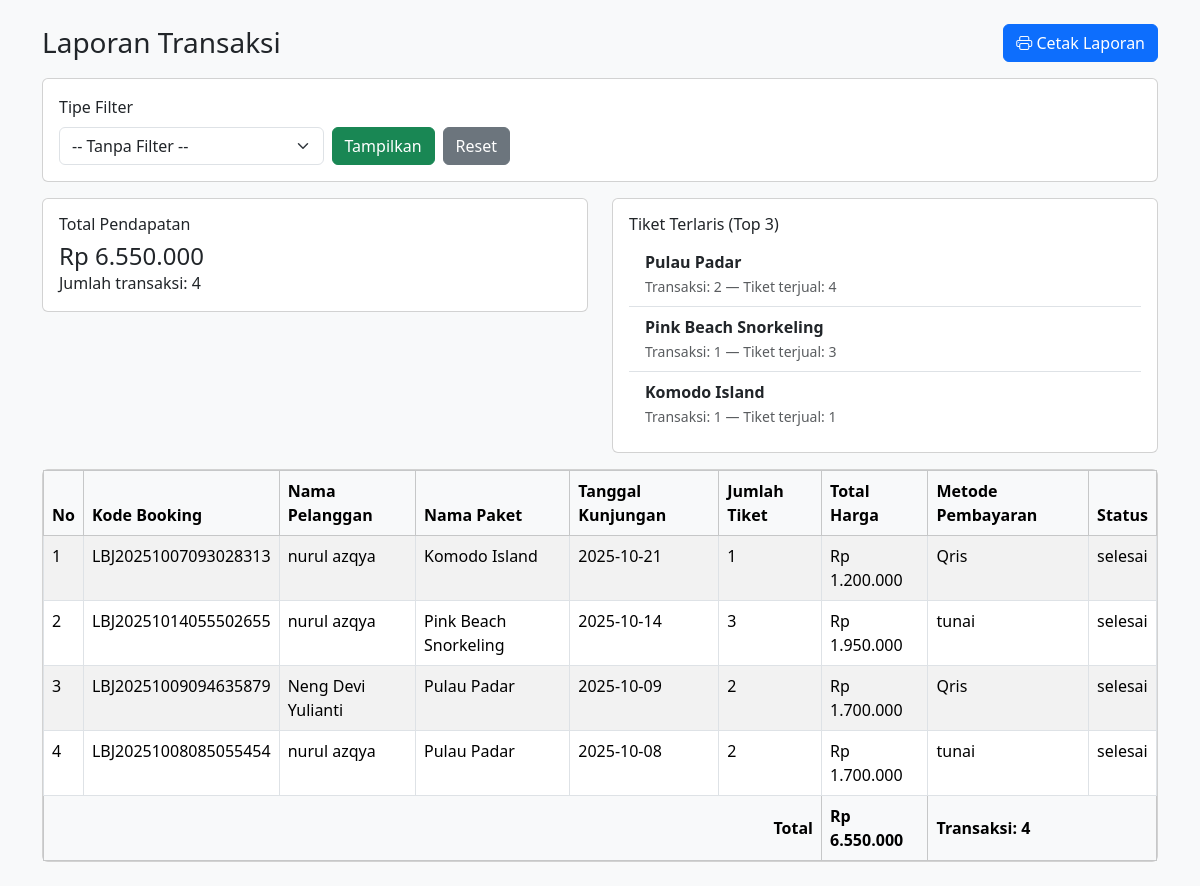
The page /admin/halaman/laporan.php (signed in) on the database as committed earlier.
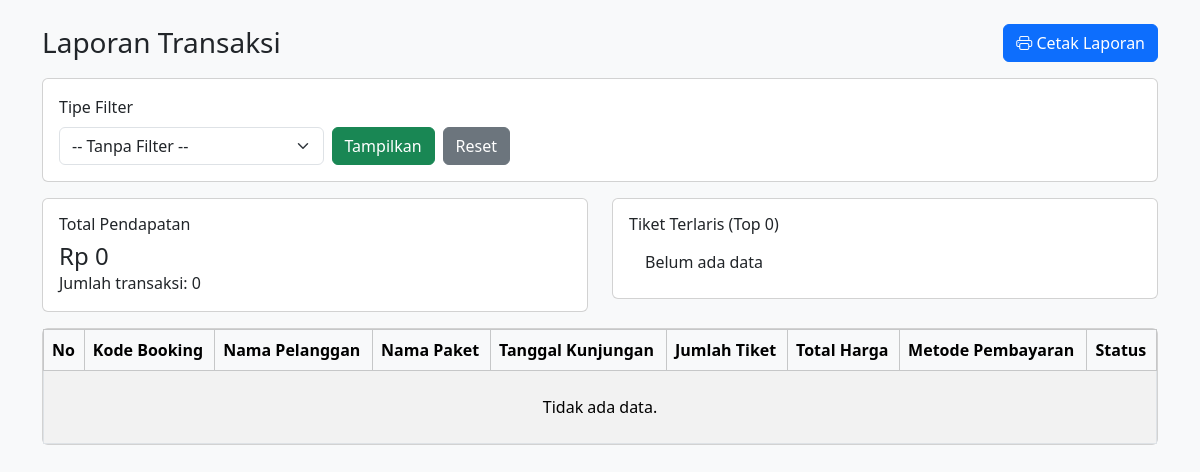
The same page on the database as committed later.
### tables this page shows
CREATE TABLE `pemesanan` (
  `id` int NOT NULL,
  `kode_booking` varchar(50) NOT NULL,
  `user_id` int NOT NULL,
  `tiket_id` int NOT NULL,
  `tanggal_kunjungan` date NOT NULL,
  `jumlah_tiket` int NOT NULL,
  `total_harga` decimal(10,2) NOT NULL,
  `status` enum('pending','dibayar','selesai','batal') DEFAULT 'pending',
  `metode_pembayaran` varchar(20) NOT NULL DEFAULT 'offline',
  `jenis` varchar(20) NOT NULL DEFAULT 'booking',
  `batas_waktu` datetime DEFAULT NULL,
  `created_at` timestamp NULL DEFAULT CURRENT_TIMESTAMP,
  `updated_at` timestamp NULL DEFAULT CURRENT_TIMESTAMP ON UPDATE CURRENT_TIMESTAMP
);

CREATE TABLE `users` (
  `id` int NOT NULL,
  `username` varchar(50) NOT NULL,
  `password` varchar(255) NOT NULL,
  `email` varchar(100) NOT NULL,
  `nama_lengkap` varchar(100) NOT NULL,
  `no_hp` varchar(15) NOT NULL,
  `profile_photo` varchar(255) DEFAULT NULL,
  `role` enum('admin','user') NOT NULL DEFAULT 'user',
  `created_at` timestamp NULL DEFAULT CURRENT_TIMESTAMP
);

CREATE TABLE `tiket` (
  `id` int NOT NULL,
  `nama_paket` varchar(100) NOT NULL,
  `deskripsi` text NOT NULL,
  `harga` decimal(10,2) NOT NULL,
  `durasi` varchar(50) NOT NULL,
  `kategori_id` int DEFAULT NULL,
  `gambar` varchar(255) NOT NULL,
  `stok` int DEFAULT '0',
  `status` enum('aktif','nonaktif') DEFAULT 'aktif',
  `fasilitas` text,
  `itinerary` text,
  `syarat` text,
  `created_at` timestamp NULL DEFAULT CURRENT_TIMESTAMP,
  `updated_at` timestamp NULL DEFAULT CURRENT_TIMESTAMP ON UPDATE CURRENT_TIMESTAMP,
  `stok_default` int NOT NULL DEFAULT '0',
  `lokasi` varchar(100) DEFAULT 'Labuan Bajo'
);

### admin/halaman/laporan.php (the view, shortened to what the changed rows need)
<?php
include '../../database/konek.php';
function rupiah($n) {
    return 'Rp ' . number_format($n, 0, ',', '.');
}
$where = "p.status = 'selesai'";
$sql = "SELECT p.*, u.nama_lengkap, t.nama_paket
        FROM pemesanan p
        LEFT JOIN users u ON p.user_id = u.id
        LEFT JOIN tiket t ON p.tiket_id = t.id
        WHERE $where
        ORDER BY p.tanggal_kunjungan DESC, p.created_at DESC";
$res = mysqli_query($konek, $sql);
$total_pendapatan = 0;
$total_transaksi = 0;
$rows = [];
if ($res) {
    while ($r = mysqli_fetch_assoc($res)) {
        $rows[] = $r;
        $total_pendapatan += (float)$r['total_harga'];
        $total_transaksi++;
    }
}
$sql_top = "SELECT p.tiket_id, t.nama_paket, SUM(p.jumlah_tiket) AS total_terjual, COUNT(*) AS transaksi
            FROM pemesanan p
            LEFT JOIN tiket t ON p.tiket_id = t.id
            WHERE p.status = 'selesai'
            GROUP BY p.tiket_id
            ORDER BY total_terjual DESC
            LIMIT 5";
$res_top = mysqli_query($konek, $sql_top);
$top_list = [];
if ($res_top) {
    while ($r = mysqli_fetch_assoc($res_top)) {
        $top_list[] = $r;
    }
}
include '../../includes/boot.php';
?>
<!doctype html>
<html lang="id">
<head>
</head>
<body class="bg-light">
<div class="container my-4">
    <div class="row mb-3">
        <div class="col-md-6">
            <div class="card">
                <div class="card-body">
                    <h6>Total Pendapatan</h6>
                    <h4 class="mb-0"><?= rupiah($total_pendapatan) ?></h4>
                    <p class="small-muted mb-0">Jumlah transaksi: <?= $total_transaksi ?></p>
                </div>
            </div>
        </div>
        <div class="col-md-6">
            <div class="card">
                <div class="card-body">
                    <h6>Tiket Terlaris (Top <?= count($top_list) ?>)</h6>
                    <ul class="list-group list-group-flush">
                        <?php if (count($top_list) === 0): ?>
                            <li class="list-group-item">Belum ada data</li>
                        <?php else: ?>
                            <?php foreach ($top_list as $t): ?>
                                <li class="list-group-item d-flex justify-content-between align-items-center">
                                    <div>
                                        <strong><?= htmlspecialchars($t['nama_paket'] ?: '—') ?></strong><br>
                                        <small class="text-muted">Transaksi: <?= $t['transaksi'] ?> — Tiket terjual: <?= $t['total_terjual'] ?></small>
                                    </div>
                                </li>
                            <?php endforeach; ?>
                        <?php endif; ?>
                    </ul>
                </div>
            </div>
        </div>
    </div>
    <div class="card mb-4">
        <div class="card-body p-0">
            <div class="table-responsive">
                <table class="table table-striped table-bordered mb-0">
                    <thead class="table-light">
                        <tr>
                            <th>No</th>
                            <th>Kode Booking</th>
                            <th>Nama Pelanggan</th>
                            <th>Nama Paket</th>
                            <th>Tanggal Kunjungan</th>
                            <th>Jumlah Tiket</th>
                            <th>Total Harga</th>
                            <th>Metode Pembayaran</th>
                            <th>Status</th>
                        </tr>
                    </thead>
                    <tbody>
                        <?php if (count($rows) === 0): ?>
                            <tr><td colspan="9" class="text-center py-4">Tidak ada data.</td></tr>
                        <?php else: ?>
                            <?php $no=1; foreach ($rows as $r): ?>
                                <tr>
                                    <td><?= $no++ ?></td>
                                    <td><?= htmlspecialchars($r['kode_booking']) ?></td>
                                    <td><?= htmlspecialchars($r['nama_lengkap'] ?: '-') ?></td>
                                    <td><?= htmlspecialchars($r['nama_paket'] ?: '-') ?></td>
                                    <td><?= htmlspecialchars($r['tanggal_kunjungan']) ?></td>
                                    <td><?= (int)$r['jumlah_tiket'] ?></td>
                                    <td><?= rupiah($r['total_harga']) ?></td>
                                    <td><?= htmlspecialchars($r['metode_pembayaran']) ?></td>
                                    <td><?= htmlspecialchars($r['status']) ?></td>
                                </tr>
                            <?php endforeach; ?>
                        <?php endif; ?>
                    </tbody>
                    <?php if (count($rows) > 0): ?>
                        <tfoot class="table-light">
                            <tr>
                                <th colspan="6" class="text-end">Total</th>
                                <th><?= rupiah($total_pendapatan) ?></th>
                                <th colspan="2">Transaksi: <?= $total_transaksi ?></th>
                            </tr>
                        </tfoot>
                    <?php endif; ?>
                </table>
            </div>
        </div>
    </div>
</div>
</body>
</html>

Rows that differ between the two databases and show on the page:
removed pemesanan: kode_booking "LBJ20251007093028313", user.nama_lengkap "nurul azqya", tiket.nama_paket "Komodo Island", tanggal_kunjungan "2025-10-21", jumlah_tiket "1", total_harga "Rp 1.200.000", metode_pembayaran "Qris", status "selesai"
removed pemesanan: kode_booking "LBJ20251014055502655", user.nama_lengkap "nurul azqya", tiket.nama_paket "Pink Beach Snorkeling", tanggal_kunjungan "2025-10-14", jumlah_tiket "3", total_harga "Rp 1.950.000", metode_pembayaran "tunai", status "selesai"
removed pemesanan: kode_booking "LBJ20251009094635879", user.nama_lengkap "Neng Devi Yulianti", tiket.nama_paket "Pulau Padar", tanggal_kunjungan "2025-10-09", jumlah_tiket "2", total_harga "Rp 1.700.000", metode_pembayaran "Qris", status "selesai"
removed pemesanan: kode_booking "LBJ20251008085055454", user.nama_lengkap "nurul azqya", tiket.nama_paket "Pulau Padar", tanggal_kunjungan "2025-10-08", jumlah_tiket "2", total_harga "Rp 1.700.000", metode_pembayaran "tunai", status "selesai"
Other text that changed with them:
rupiah($total_pendapatan): "Rp 6.550.000" → "Rp 0"
$total_transaksi: "4" → "0"
count($top_list): "3" → "0"
rupiah($total_pendapatan): "Rp 6.550.000" → (not shown)
$total_transaksi: "4" → (not shown)
text no longer shown: "Total Transaksi:"
text now shown: "Belum ada data Tidak ada data."
list line gone: "Pulau Padar Transaksi: 2 — Tiket terjual: 4"
list line gone: "Pink Beach Snorkeling Transaksi: 1 — Tiket terjual: 3"
list line gone: "Komodo Island Transaksi: 1 — Tiket terjual: 1"
